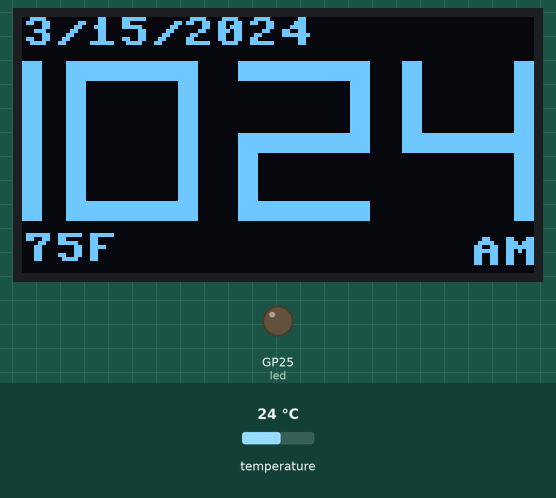
Recording of a program running on a simulated Raspberry Pi Pico running MicroPython. On the bench: 128×64 one-colour display, output pins drawn as LEDs (lit = HIGH). Inputs (shaded band) come from the test bench; at power-on: temperature 24 °C. The clock reads 2024-03-15 10:24:30 at power-on unless the program sets it; library files of the repository ran but are not shown: ssd1306.py; pins used as bus, display or sensor lines are not drawn; what the program prints to the serial console is not drawn.

Above: at 1.2 s.
1.3 s: temperature set to 12 °C
At 2.7 s:
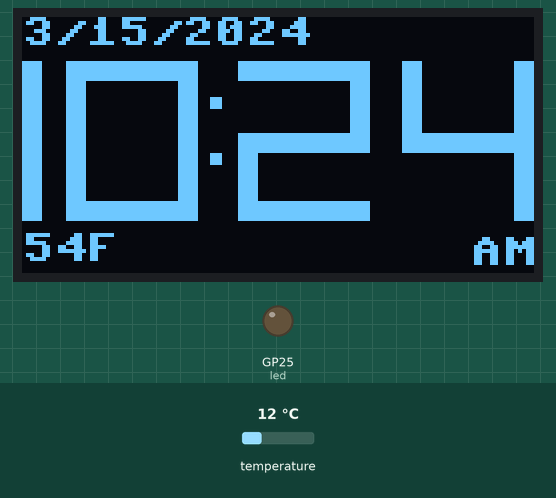
4.5 s: temperature set to 19 °C
At 6.3 s:
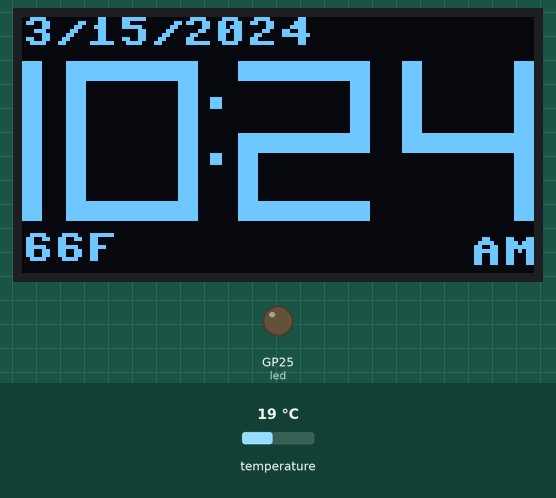
8.5 s: temperature set to 28 °C
At 10.8 s:
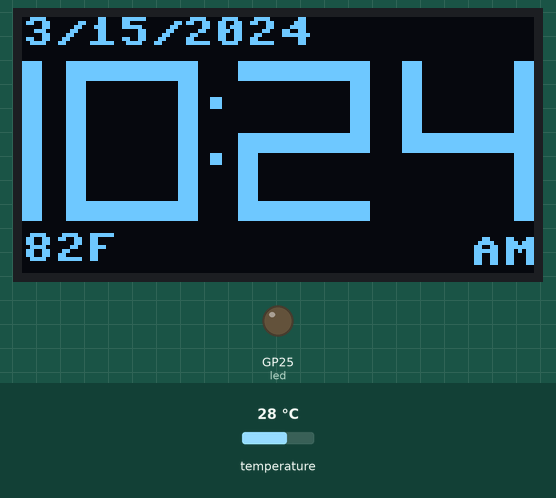
Timing chart, 0 to 12.3 s (numbered marks = the images above; inputs shaded):
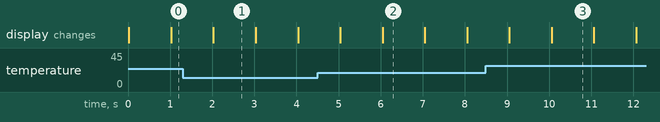

The program:

main.py
```python
from machine import Pin, I2C
import utime
import ssd1306
from utime import sleep, localtime
led = machine.Pin(25, machine.Pin.OUT)

SCL = machine.Pin(2)  # SPI CLock
SDA = machine.Pin(3)  # SPI Data
spi = machine.SPI(0, sck=SCL, mosi=SDA, baudrate=100000)

RES = machine.Pin(4)
DC = machine.Pin(5)
CS = machine.Pin(6)

oled = ssd1306.SSD1306_SPI(128, 64, spi, DC, RES, CS)
DS3231_ADDR = 0x68

i2c = I2C(0, sda=Pin(0), scl=Pin(1))

def bcd2dec(bcd):
    """Convert binary coded decimal to decimal."""
    return (((bcd & 0xf0) >> 4) * 10 + (bcd & 0x0f))

def read_ds3231():
    """Read time from DS3231 RTC."""
    data = i2c.readfrom_mem(DS3231_ADDR, 0x00, 7)
    second = bcd2dec(data[0])
    minute = bcd2dec(data[1])
    hour = bcd2dec(data[2] & 0x3f)  # 24 hour mode
    day = bcd2dec(data[4])
    month = bcd2dec(data[5] & 0x1f)
    year = bcd2dec(data[6]) + 2000
    return (year, month, day, hour, minute, second)

def read_temperature():
    """Read temperature from DS3231 RTC."""
    # Read temperature registers
    i2c.writeto(DS3231_ADDR, b'\x11')
    temp_data = i2c.readfrom(DS3231_ADDR, 2)
    temp_msb = temp_data[0]
    temp_lsb = temp_data[1]

    # Get raw temp value (ignoring sign bit)
    raw_temp = temp_msb & 0x7F  # Strip off sign bit

    # 0xD7 & 0x7F = 0x57 = 87 decimal (original value minus sign bit)
    # If sign bit was set, make it negative
    if temp_msb & 0x80:
        raw_temp = raw_temp ^ 0x7F  # Invert the bits
        raw_temp = -(raw_temp + 1)  # Two's complement

    # Add fraction from LSB
    frac = (temp_lsb >> 6) * 0.25
    temp_c = raw_temp + frac

    # Convert to Fahrenheit
    temp_f = (temp_c * 9.0 / 5.0) + 32.0

    # print(f"Raw temp (after sign bit removal): {raw_temp}")
    # print(f"Temperature: {temp_c}°C = {temp_f}°F")
    print(f"Temperature: {temp_f}°F")

    return temp_f

segmentMapping = [
    #a, b, c, d, e, f, g
    [1, 1, 1, 1, 1, 1, 0], # 0
    [0, 1, 1, 0, 0, 0, 0], # 1
    [1, 1, 0, 1, 1, 0, 1], # 2
    [1, 1, 1, 1, 0, 0, 1], # 3
    [0, 1, 1, 0, 0, 1, 1], # 4
    [1, 0, 1, 1, 0, 1, 1], # 5
    [1, 0, 1, 1, 1, 1, 1], # 6
    [1, 1, 1, 0, 0, 0, 0], # 7
    [1, 1, 1, 1, 1, 1, 1], # 8
    [1, 1, 1, 1, 0, 1, 1]  # 9
]

def drawDigit(digit, x, y, width, height, thickness, color):
    if digit < 0:
        return
    segmentOn = segmentMapping[digit]

    # Draw horizontal segments
    for i in [0, 3, 6]:
        if segmentOn[i]:
            if i == 0:  # top
                yOffset = 0
            elif i == 3:  # bottom
                yOffset = height - thickness
            else:  # middle
                yOffset = height // 2 - thickness // 2
            oled.fill_rect(x, y+yOffset, width, thickness, color)

    # Draw vertical segments
    for i in [1, 2, 4, 5]:
        if segmentOn[i]:
            if i == 1 or i == 5:  # upper segments
                startY = y
                endY = y + height // 2
            else:  # lower segments
                startY = y + height // 2
                endY = y + height
            xOffset = 0 if (i == 4 or i == 5) else width-thickness
            oled.fill_rect(x+xOffset, startY, thickness, endY-startY, color)

def draw_colon(x, y):
    oled.fill_rect(x, y, 3, 3, 1)
    oled.fill_rect(x, y+14, 3, 3, 1)

def update_screen(year, month, day, hour, minute, am_pm, colon_on, temp_f):
    left_margin = -28
    y_offset = 11
    digit_width = 33
    digit_height = 40
    digit_spacing = 41
    digit_thickness = 5

    oled.fill(0)

    # Draw date at top
    date_str = f"{month}/{day}/{year}"
    oled.text(date_str, 0, 0, 1)

    # Draw temperature in the lower left
    temp_str = f"{temp_f:.0f}F"
    oled.text(temp_str, 0, 54, 1)

    # Convert 24-hour to 12-hour format
    display_hour = hour if hour <= 12 else hour - 12
    if display_hour == 0:
        display_hour = 12

    hour_ten = display_hour // 10 if display_hour >= 10 else -1
    hour_right = display_hour % 10
    minute_ten = minute // 10
    minute_right = minute % 10

    drawDigit(hour_ten, left_margin, y_offset, digit_width, digit_height, digit_thickness, 1)
    drawDigit(hour_right, left_margin + digit_spacing-2, y_offset, digit_width, digit_height, digit_thickness, 1)
    drawDigit(minute_ten, left_margin + 2*digit_spacing, y_offset, digit_width, digit_height, digit_thickness, 1)
    drawDigit(minute_right, left_margin + 3*digit_spacing, y_offset, digit_width, digit_height, digit_thickness, 1)

    if colon_on:
        draw_colon(47, 20)

    oled.text(am_pm, 112, 55, 1)
    oled.show()

counter = 0
while True:
    # now
    n = read_ds3231()
    print(counter, f'{n[2]}/{n[1]}/{n[0]} {n[3]}:{n[4]} {n[5]}')
    year, month, day, hour, minute, second = n
    am_pm = "PM" if hour >= 12 else "AM"

    # Read temperature from RTC
    temp_f = read_temperature()

    update_screen(year, month, day, hour, minute, am_pm, True, temp_f)
    sleep(1)
    update_screen(year, month, day, hour, minute, am_pm, False, temp_f)
    sleep(1)
    counter += 1
```

Measured:
- after the input at 1.3 s, the display: changes after 0.73 s (image 1)
- after the input at 4.5 s, the display: first differs from a run without the input after 1.5 s (image 2)
- after the input at 8.5 s, the display: first differs from a run without the input after 1.6 s (image 3)
- what the display in image 1 shows lasts 1.0 s, from 2.0 s to 3.0 s
